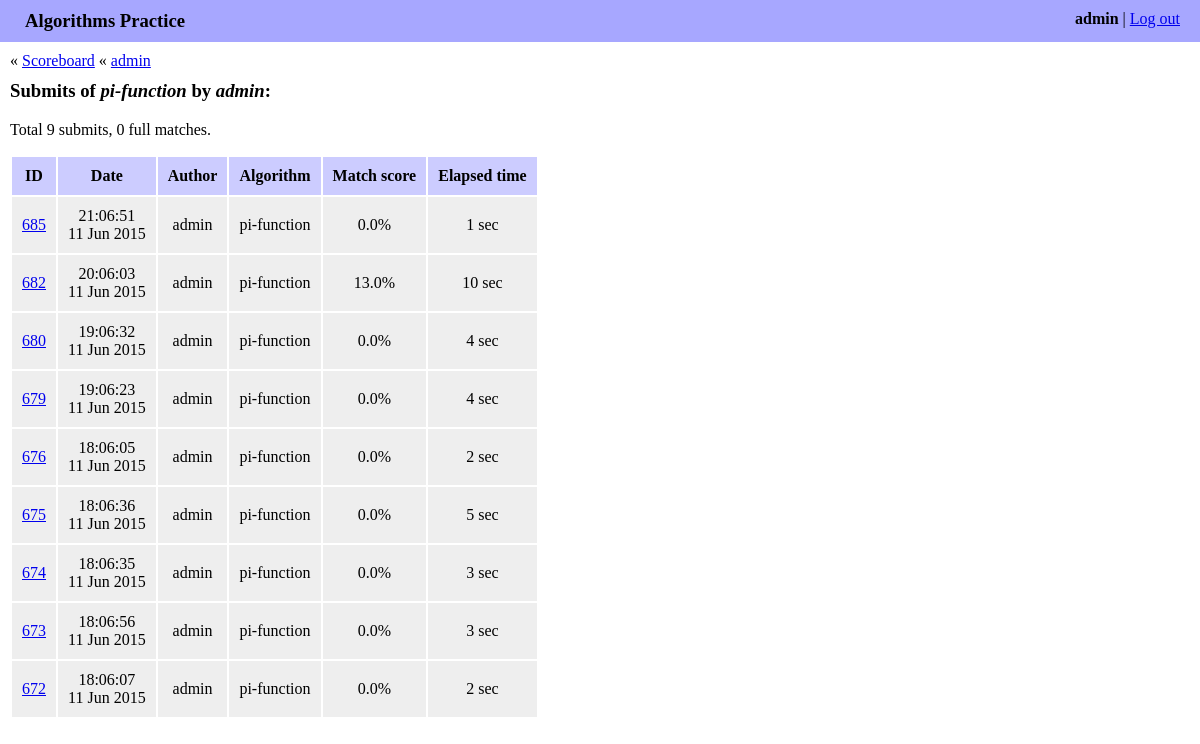
The app's page /history/admin/pi-function/ (signed in) with its own data.
### algo/models.py (models this page shows, shortened)
class Algorithm(models.Model):
    name = models.CharField(max_length=255)
    slug = models.SlugField(max_length=60)
    language = models.ForeignKey(Language)
    source_code = models.TextField()
    def __str__(self):
        return self.name

class Submit(models.Model):
    algorithm = models.ForeignKey(Algorithm)
    author = models.ForeignKey(User)
    date = models.DateTimeField(auto_now_add=True)
    elapsed_seconds = models.IntegerField()
    source_code = models.TextField()
    score = models.FloatField()

### algo/views.py (the view)
# urls.py: url(r'^history/(?P<author_username>[\w-]+)/$',
@login_required
def history(request, author_username, algorithm_slug=None):
    author = get_object_or_404(User, username=author_username)
    if algorithm_slug is not None:
        algorithm = get_object_or_404(Algorithm, slug=algorithm_slug)
        submits = Submit.objects.filter(author=author, algorithm=algorithm)
    else:
        algorithm = None
        submits = Submit.objects.filter(author=author)
    submits = submits.order_by('-pk')
    full_matches_count = sum(1 for item in submits
                             if abs(item.score - 100) < EPS)
    return render(request, 'algo/history.html', {
        'algorithm': algorithm,
        'author': author,
        'full_matches_count': full_matches_count,
        'submits': submits,
    })

### algo/templates/algo/history.html (shortened to what this page needs)
{% extends "algo/base.html" %}
{% load staticfiles %}
{% block content %}
<div class="navigation_box">
    &laquo; <a href="{% url 'algo:index' %}">Scoreboard</a>
    {% if algorithm %}
    &laquo; <a href="{% url 'algo:history' author_username=author.username %}">
        {{ author.username }}
    </a>
    {% endif %}
</div>
<h3>
    Submits
    {% if algorithm %}
    of <i>{{ algorithm.name }}</i>
    {% endif %}
    by <i>{{ author.username }}</i>:
</h3>
<p>
    Total {{ submits|length }} submit{{ submits|length|pluralize }},
    {{ full_matches_count }} full match{{ full_matches_count|pluralize:"es" }}.
</p>
{% if submits %}
<table class="history_table">
    <thead>
        <th>ID</th>
        <th>Date</th>
        <th>Author</th>
        <th>Algorithm</th>
        <th>Match score</th>
        <th>Elapsed time</th>
    </thead>
    <tbody>
        {% for submit in submits %}
        <tr>
            <td>
                <a href="{% url 'algo:show_submit' submit.author.username submit.algorithm.slug submit.id %}">
                    {{ submit.id }}
                </a>
            </td>
            <td>
                {{ submit.date|date:"H:m:s" }}<br />
                {{ submit.date|date:"d M Y" }}
            </td>
            <td>{{ submit.author }}</td>
            <td>{{ submit.algorithm }}</td>
            <td>{{ submit.score|floatformat:1 }}%</td>
            <td>{{ submit.elapsed_seconds }} sec</td>
        </tr>
        {% endfor %}
    </tbody>
</table>
{% endif %}
{% endblock %}

### algo/templates/algo/base.html (shortened to what this page needs)
<!DOCTYPE html>
<html>
    <head>
        {% load staticfiles %}
        <link rel="stylesheet" href="{% static 'algo/style.css' %}">
    </head>
    <body>
        <div class="account_bar">
            <div class="account_info">
                <b>{{ request.user.username }}</b> | <a href="{% url 'logout' %}">Log out</a>
            </div>
            <div class="site_title">Algorithms Practice</div>
        </div>
        <div class="content">
        {% block content %}{% endblock %}
        </div>
    </body>
</html>

### algo/static/algo/style.css (style rules this page uses)
body { margin: 0; }
.account_bar { background-color: #a7a7ff; padding: 10px 20px 10px 25px; }
.account_info { float: right; }
.site_title { font-size: 14pt; font-weight: bold; }
.content { margin: 10px; }
h3 { margin-top: 10px; }
.history_table { text-align: center; }
.history_table th { background-color: #ccf; padding: 10px; }
.history_table td { background-color: #eee; padding: 10px; }

### records on screen
Algorithm: name "pi-function"
Submit: id "685", date "21:06:51", date "11 Jun 2015", author "admin", algorithm "pi-function", score "0.0", elapsed_seconds "1"
Submit: id "682", date "20:06:03", date "11 Jun 2015", author "admin", algorithm "pi-function", score "13.0", elapsed_seconds "10"
Submit: id "680", date "19:06:32", date "11 Jun 2015", author "admin", algorithm "pi-function", score "0.0", elapsed_seconds "4"
Submit: id "679", date "19:06:23", date "11 Jun 2015", author "admin", algorithm "pi-function", score "0.0", elapsed_seconds "4"
Submit: id "676", date "18:06:05", date "11 Jun 2015", author "admin", algorithm "pi-function", score "0.0", elapsed_seconds "2"
Submit: id "675", date "18:06:36", date "11 Jun 2015", author "admin", algorithm "pi-function", score "0.0", elapsed_seconds "5"
Submit: id "674", date "18:06:35", date "11 Jun 2015", author "admin", algorithm "pi-function", score "0.0", elapsed_seconds "3"
Submit: id "673", date "18:06:56", date "11 Jun 2015", author "admin", algorithm "pi-function", score "0.0", elapsed_seconds "3"
Submit: id "672", date "18:06:07", date "11 Jun 2015", author "admin", algorithm "pi-function", score "0.0", elapsed_seconds "2"

### other values on screen
{{ request.user.username }} "admin"
{{ author.username }} "admin"
{{ submits|length }} "9"
{{ full_matches_count }} "0"
